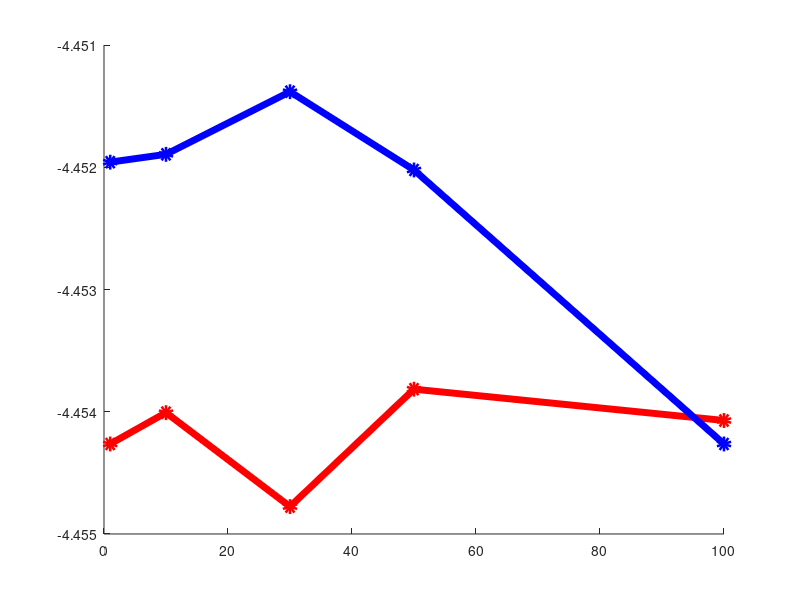

Here is the MATLAB script that generated this plot: (Note: this script raises an error after producing the figure.)
name = 'fig2_npl';
y1=[-6.9556, -6.9552,-6.9564,-6.9549,-6.9553]*1e5;
y2=[-6.9520   -6.9519  -6.9511 -6.9521  -6.9556]*1e5;
xs=[1,10,30,50,100];
xn='K_0';
yn='log P(x^{test})/# token';
tn='NoisyBar';
l={'ME-n','GS'};

h=figure;
hold on;
xs=[1,10,30,50,100];
plot(xs,y1/156156,'r-o','LineWidth',5)
plot(xs,y2/156156,'b-o','LineWidth',5)
plot_pdf(h,name,xs,xn,yn,l,tn,[-4.5,-4]);

